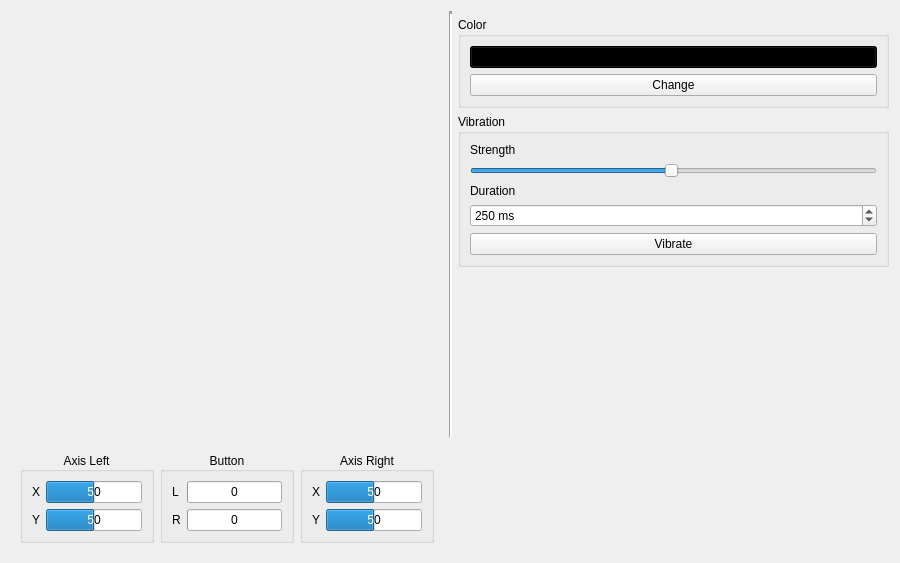
<?xml version="1.0" encoding="UTF-8"?>
<ui version="4.0">
 <class>GamepadWidget</class>
 <widget class="QWidget" name="GamepadWidget">
  <property name="geometry">
   <rect>
    <x>0</x>
    <y>0</y>
    <width>900</width>
    <height>563</height>
   </rect>
  </property>
  <property name="minimumSize">
   <size>
    <width>900</width>
    <height>0</height>
   </size>
  </property>
  <property name="windowTitle">
   <string>Gamepad Monitor</string>
  </property>
  <layout class="QGridLayout" name="gridLayout">
   <item row="1" column="2">
    <widget class="QGroupBox" name="groupBox_2">
     <property name="title">
      <string>Color</string>
     </property>
     <layout class="QVBoxLayout" name="verticalLayout">
      <item>
       <widget class="QPushButton" name="colorOutput">
        <property name="enabled">
         <bool>false</bool>
        </property>
        <property name="styleSheet">
         <string notr="true">background-color: rgb(0, 0, 0);</string>
        </property>
        <property name="text">
         <string/>
        </property>
       </widget>
      </item>
      <item>
       <widget class="QPushButton" name="changeColorButton">
        <property name="text">
         <string>Change</string>
        </property>
       </widget>
      </item>
     </layout>
    </widget>
   </item>
   <item row="0" column="1" rowspan="4">
    <widget class="Line" name="line">
     <property name="lineWidth">
      <number>3</number>
     </property>
     <property name="orientation">
      <enum>Qt::Orientation::Vertical</enum>
     </property>
    </widget>
   </item>
   <item row="4" column="0">
    <widget class="QWidget" name="widget" native="true">
     <layout class="QHBoxLayout" name="horizontalLayout">
      <item>
       <widget class="QGroupBox" name="axisLeftOutput">
        <property name="title">
         <string>Axis Left</string>
        </property>
        <property name="alignment">
         <set>Qt::AlignmentFlag::AlignCenter</set>
        </property>
        <layout class="QFormLayout" name="formLayout">
         <item row="0" column="0">
          <widget class="QLabel" name="xLabel">
           <property name="text">
            <string>X</string>
           </property>
          </widget>
         </item>
         <item row="0" column="1">
          <widget class="QProgressBar" name="axisLeftXOutput">
           <property name="minimum">
            <number>-100</number>
           </property>
           <property name="value">
            <number>0</number>
           </property>
           <property name="format">
            <string notr="true">%p</string>
           </property>
          </widget>
         </item>
         <item row="1" column="0">
          <widget class="QLabel" name="yLabel">
           <property name="text">
            <string>Y</string>
           </property>
          </widget>
         </item>
         <item row="1" column="1">
          <widget class="QProgressBar" name="axisLeftYOutput">
           <property name="minimum">
            <number>-100</number>
           </property>
           <property name="value">
            <number>0</number>
           </property>
           <property name="format">
            <string notr="true">%p</string>
           </property>
          </widget>
         </item>
        </layout>
       </widget>
      </item>
      <item>
       <widget class="QGroupBox" name="groupBox">
        <property name="title">
         <string>Button</string>
        </property>
        <property name="alignment">
         <set>Qt::AlignmentFlag::AlignCenter</set>
        </property>
        <layout class="QFormLayout" name="formLayout_3">
         <item row="0" column="0">
          <widget class="QLabel" name="lLabel">
           <property name="text">
            <string>L</string>
           </property>
          </widget>
         </item>
         <item row="1" column="0">
          <widget class="QLabel" name="rLabel">
           <property name="text">
            <string>R</string>
           </property>
          </widget>
         </item>
         <item row="0" column="1">
          <widget class="QProgressBar" name="l2Output">
           <property name="minimum">
            <number>0</number>
           </property>
           <property name="value">
            <number>0</number>
           </property>
           <property name="format">
            <string notr="true">%p</string>
           </property>
          </widget>
         </item>
         <item row="1" column="1">
          <widget class="QProgressBar" name="r2Output">
           <property name="minimum">
            <number>0</number>
           </property>
           <property name="value">
            <number>0</number>
           </property>
           <property name="format">
            <string notr="true">%p</string>
           </property>
          </widget>
         </item>
        </layout>
       </widget>
      </item>
      <item>
       <widget class="QGroupBox" name="axisRightOutput">
        <property name="title">
         <string>Axis Right</string>
        </property>
        <property name="alignment">
         <set>Qt::AlignmentFlag::AlignCenter</set>
        </property>
        <layout class="QFormLayout" name="formLayout_2">
         <item row="0" column="0">
          <widget class="QLabel" name="xLabel_2">
           <property name="text">
            <string>X</string>
           </property>
          </widget>
         </item>
         <item row="0" column="1">
          <widget class="QProgressBar" name="axisRightXOutput">
           <property name="minimum">
            <number>-100</number>
           </property>
           <property name="value">
            <number>0</number>
           </property>
           <property name="format">
            <string notr="true">%p</string>
           </property>
          </widget>
         </item>
         <item row="1" column="0">
          <widget class="QLabel" name="yLabel_2">
           <property name="text">
            <string>Y</string>
           </property>
          </widget>
         </item>
         <item row="1" column="1">
          <widget class="QProgressBar" name="axisRightYOutput">
           <property name="minimum">
            <number>-100</number>
           </property>
           <property name="value">
            <number>0</number>
           </property>
           <property name="format">
            <string notr="true">%p</string>
           </property>
          </widget>
         </item>
        </layout>
       </widget>
      </item>
     </layout>
    </widget>
   </item>
   <item row="2" column="2">
    <widget class="QGroupBox" name="groupBox_3">
     <property name="title">
      <string>Vibration</string>
     </property>
     <layout class="QVBoxLayout" name="verticalLayout_2">
      <item>
       <widget class="QLabel" name="label">
        <property name="text">
         <string>Strength</string>
        </property>
       </widget>
      </item>
      <item>
       <widget class="QSlider" name="vibrationStrengthInput">
        <property name="minimum">
         <number>1</number>
        </property>
        <property name="maximum">
         <number>100</number>
        </property>
        <property name="value">
         <number>50</number>
        </property>
        <property name="orientation">
         <enum>Qt::Orientation::Horizontal</enum>
        </property>
       </widget>
      </item>
      <item>
       <widget class="QLabel" name="label_2">
        <property name="text">
         <string>Duration</string>
        </property>
       </widget>
      </item>
      <item>
       <widget class="QSpinBox" name="vibrationDurationInput">
        <property name="suffix">
         <string> ms</string>
        </property>
        <property name="maximum">
         <number>5000</number>
        </property>
        <property name="singleStep">
         <number>50</number>
        </property>
        <property name="value">
         <number>250</number>
        </property>
       </widget>
      </item>
      <item>
       <widget class="QPushButton" name="vibrateButton">
        <property name="text">
         <string>Vibrate</string>
        </property>
       </widget>
      </item>
     </layout>
    </widget>
   </item>
   <item row="0" column="0" rowspan="4">
    <widget class="QLabel" name="gamepadOutput">
     <property name="text">
      <string/>
     </property>
     <property name="pixmap">
      <pixmap resource="res.qrc">:/icons/controllermap.svg</pixmap>
     </property>
     <property name="alignment">
      <set>Qt::AlignmentFlag::AlignHCenter|Qt::AlignmentFlag::AlignTop</set>
     </property>
    </widget>
   </item>
   <item row="3" column="2">
    <spacer name="verticalSpacer">
     <property name="orientation">
      <enum>Qt::Orientation::Vertical</enum>
     </property>
     <property name="sizeHint" stdset="0">
      <size>
       <width>20</width>
       <height>65</height>
      </size>
     </property>
    </spacer>
   </item>
  </layout>
 </widget>
 <resources>
  <include location="res.qrc"/>
 </resources>
 <connections/>
</ui>
